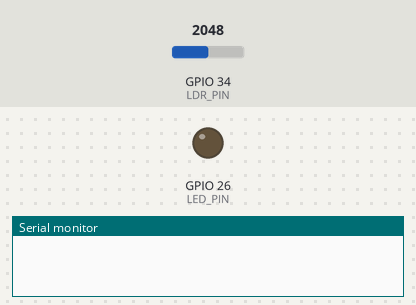
Simulated run of this sketch. Board: ESP32. On the bench: output pins drawn as LEDs (lit = HIGH), the last lines printed to the serial monitor. The test bench sets the inputs (shaded band); at power-on: GPIO 34 (LDR_PIN) = 2048. WiFi joins after 1.5 s; servers stay silent unless stated.

Above: at 0.1 s.
At 2.9 s:
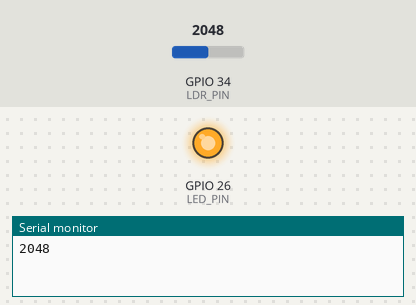
Timing chart, 0 to 4.4 s (numbered marks = the images above):
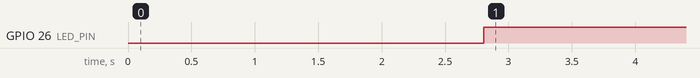

Measured:
- by itself, GPIO 26 (LED_PIN): LOW → HIGH at 2.8 s

The sketch:

Smart_Lighting.ino
```cpp
//  #define BLYNK_TEMPLATE_ID "TMPL3w8vRIx42"
// #define BLYNK_TEMPLATE_NAME "IOT Lab"
// #define BLYNK_AUTH_TOKEN "cqi5rsj8ritHuZDz6f-48Vh8dCdHrAYM"

// #include <WiFi.h>
// #include <BlynkSimpleEsp32.h>

// char auth[] = BLYNK_AUTH_TOKEN;
// char ssid[] = "vivo 1983";     // Your WiFi SSID
// char pass[] = "12345678"; // Your WiFi Password

// #define LDR_PIN 34    // LDR connected to GPIO 34 (analog pin)
// #define LED_PIN 26    // LED connected to GPIO 26 (digital pin)

// BlynkTimer timer;
// bool isManualControl = false;  // Flag to determine manual/auto control
// int manualLedState = LOW;      // Store the LED state in manual mode

// void setup() {
//   Serial.begin(115200);

//   // Initialize LDR and LED pin
//   pinMode(LDR_PIN, INPUT);
//   pinMode(LED_PIN, OUTPUT);

//   // Connect to WiFi and Blynk
//   Blynk.begin(auth, ssid, pass);

//   // Setup a timer to continuously check the LDR value
//   timer.setInterval(1000L, checkLightSensor);
// }

// void checkLightSensor() {
//   if (!isManualControl) {  // Only run the automatic logic if manual control is off
//     int ldrValue = analogRead(LDR_PIN); // Read the LDR value
//     Serial.println(ldrValue);

//     if (ldrValue >500) {  // Adjust this threshold according to your environment
//       digitalWrite(LED_PIN, HIGH); // Turn ON the LED if it's dark
//     } else {
//       digitalWrite(LED_PIN, LOW);  // Turn OFF the LED if it's bright
//     }

//     // Optionally, sync with Blynk App to display the LDR value
//     Blynk.virtualWrite(V0, ldrValue); // Push the LDR value to the app
//   } else {
//     digitalWrite(LED_PIN, manualLedState);  // Maintain the state set by manual control
//   }
// }

// BLYNK_WRITE(V2) {  // Virtual pin V1 is for selecting manual or automatic mode
//   int mode = param.asInt();  // Get the switch state from Blynk
//   isManualControl = (mode == 1);  // If V1 is 1, enable manual control; otherwise, auto mode

//   if (!isManualControl) {
//     // If switching to auto mode, turn off the LED in case it's still on
//     digitalWrite(LED_PIN, LOW);
//   }
// }

// BLYNK_WRITE(V3) {  // Virtual pin V2 controls the LED manually
//   if (isManualControl) {  // Only allow manual control when manual mode is on
//     manualLedState = param.asInt(); // Get the value of the button
//     digitalWrite(LED_PIN, manualLedState); // Control the LED via Blynk button
//   }
// }

// void loop() {
//   Blynk.run();
//   timer.run(); // Run the timer for LDR checking
// }


#define BLYNK_TEMPLATE_ID "TMPL3w8vRIx42"
#define BLYNK_TEMPLATE_NAME "IOT Lab"
#define BLYNK_AUTH_TOKEN "cqi5rsj8ritHuZDz6f-48Vh8dCdHrAYM"

#include <WiFi.h>
#include <BlynkSimpleEsp32.h>

char auth[] = BLYNK_AUTH_TOKEN;
char ssid[] = "vivo 1983";   // Your WiFi SSID
char pass[] = "12345678";     // Your WiFi Password

#define LDR_PIN 34    // LDR connected to GPIO 34 (analog pin)
#define LED_PIN 26    // LED connected to GPIO 26 (digital pin)

BlynkTimer timer;
bool isManualControl = false;  // Flag to determine manual/auto control
int manualLedState = LOW;       // Store the LED state in manual mode

void setup() {
  Serial.begin(115200);

  // Initialize LDR and LED pins
  pinMode(LDR_PIN, INPUT);
  pinMode(LED_PIN, OUTPUT);

  // Connect to WiFi and Blynk
  Blynk.begin(auth, ssid, pass);

  // Setup a timer to continuously check the LDR value
  timer.setInterval(1000L, checkLightSensor);
}

void checkLightSensor() {
  if (!isManualControl) {  // Only run automatic logic if manual control is off
    int ldrValue = analogRead(LDR_PIN);  // Read the LDR value
    Serial.println(ldrValue);

    if (ldrValue > 500) {  // Adjust the threshold according to your environment
      digitalWrite(LED_PIN, HIGH);  // Turn ON the LED if it's dark
    } else {
      digitalWrite(LED_PIN, LOW);   // Turn OFF the LED if it's bright
    }

    // Sync with Blynk App to display the LDR value
    Blynk.virtualWrite(V0, ldrValue);  // Push the LDR value to the app
  } else {
    // Maintain the state set by manual control
    digitalWrite(LED_PIN, manualLedState);
  }
}

BLYNK_WRITE(V3) {  // Virtual pin V2 is for selecting manual or automatic mode
  int mode = param.asInt();  // Get the switch state from Blynk
  isManualControl = (mode == 1);  // Enable manual control if V2 is 1

  if (!isManualControl) {
    // If switching to auto mode, ensure the LED follows auto logic
    checkLightSensor();
  }
}

BLYNK_WRITE(V2) {  // Virtual pin V3 controls the LED manually
  if (isManualControl) {  // Allow manual control only when in manual mode
    manualLedState = param.asInt();  // Get the button state from Blynk
    digitalWrite(LED_PIN, manualLedState);  // Update LED state accordingly
  }
}

void loop() {
  Blynk.run();
  timer.run();  // Run the timer for LDR checking
}
```
